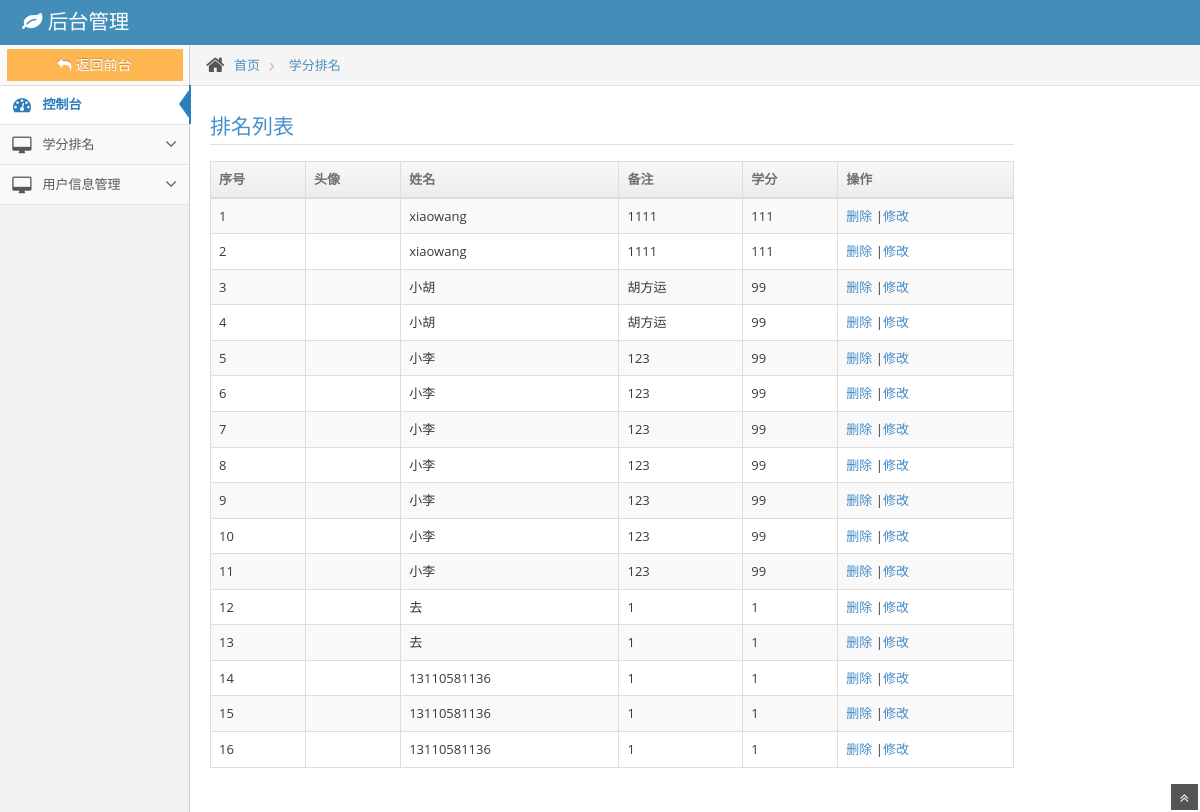
/, run on an earlier commit of the app's database.
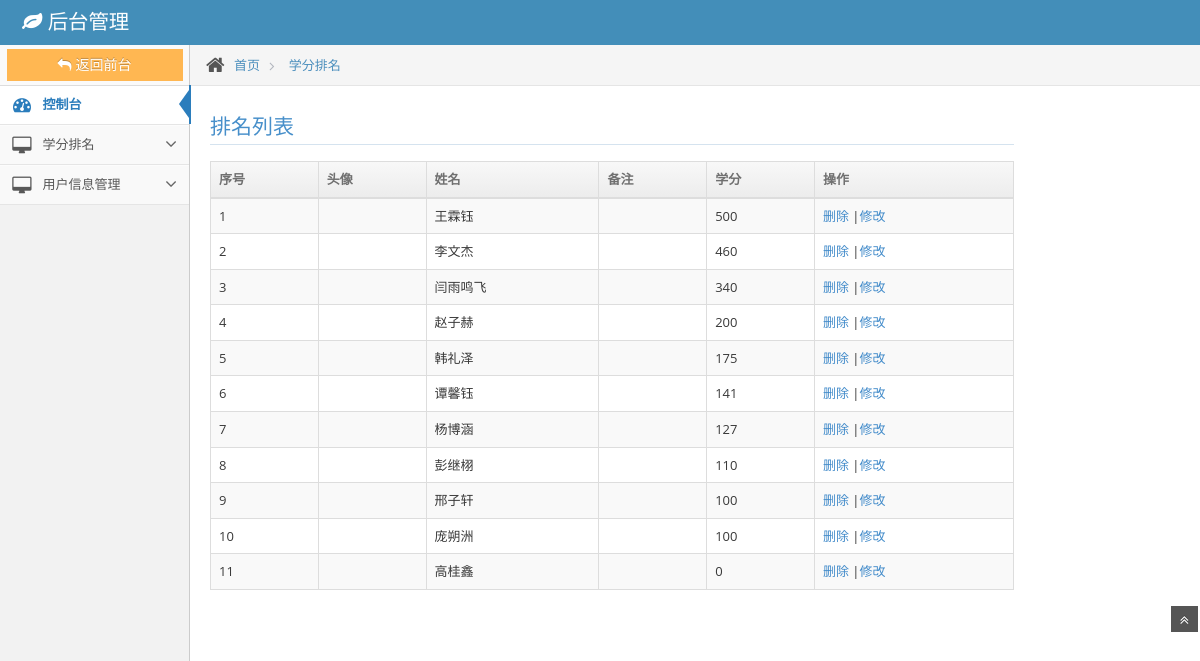
And on a later commit of the database.
### tables this page shows
CREATE TABLE IF NOT EXISTS `user_score` (
  `id` int(10) NOT NULL AUTO_INCREMENT,
  `username` varchar(60) NOT NULL COMMENT '姓名',
  `score` int(10) NOT NULL COMMENT '分数',
  `remark` varchar(80) NOT NULL COMMENT '备注',
  PRIMARY KEY (`id`)
);

### app/controllers/Home.php (called while the page is built, shortened)
<?php
class Home extends CI_Controller{
    public function __construct()
    {
        $this->load->helper('url','form');
        $this->load->library('form_validation');
        $this->load->model('score_model');
    }
    public function admin($page = 'index')
    {
        $data['score'] = $this->score_model->get_score($key=NULL);
        $data['score_items'] = $this->score_model->get_score($key);
        $this->load->view($page,$data);
    }
}

### index.php (called while the page is built, shortened)
<?php
require_once BASEPATH.'core/CodeIgniter.php';

### app/models/Score_model.php (called while the page is built, shortened)
<?php
class Score_model extends CI_Model
{
     public function get_score($id)
    {
        if($id=='')
        {
              $this->db->order_by('score', 'DESC');
              $query = $this->db->get('user_score');
              return $query->result_array();
        }else{
              $query = $this->db->get_where('user_score', array('id' => $id));
              return $query->row_array();
        }
    }
}

### app/views/index.php (the view, shortened to what this page needs)
<!DOCTYPE html>
<html lang="en">
	<head>
		<link href='<?php echo base_url().'public/assets/css/bootstrap.min.css'?>' rel="stylesheet" />
		<link rel="stylesheet" href='<?php echo base_url().'public/assets/css/font-awesome.min.css'?>' />
		<link rel="stylesheet" href='<?php echo base_url().'public/assets/css/ace.min.css'?>' />
	</head>
	<body>
		<div class="navbar navbar-default" id="navbar">
			<div class="navbar-container" id="navbar-container">
				<div class="navbar-header pull-left">
					<a href="#" class="navbar-brand">
						<small>
							<i class="icon-leaf"></i>
							后台管理
						</small>
					</a>
				</div>
			</div>
		</div>
		<div class="main-container" id="main-container">
			<div class="main-container-inner">
				<div class="sidebar" id="sidebar">
					<div class="sidebar-shortcuts" id="sidebar-shortcuts">
						<div class="sidebar-shortcuts-large" id="sidebar-shortcuts-large">
							<a class="btn btn-warning" href="http://shengdongts.com">
								<i class="icon-reply"></i>返回前台
							</a>
						</div>
					</div>
					<ul class="nav nav-list">
						<li class="active">
							<a href="#">
								<i class="icon-dashboard"></i>
								<span class="menu-text"> 控制台 </span>
							</a>
						</li>
						<li>
							<a href="#" class="dropdown-toggle">
								<i class="icon-desktop"></i>
								<span class="menu-text">学分排名</span>
								<b class="arrow icon-angle-down"></b>
							</a>
						</li>
						<li>
							<a href="#" class="dropdown-toggle">
								<i class="icon-desktop"></i>
								<span class="menu-text">用户信息管理</span>
								<b class="arrow icon-angle-down"></b>
							</a>
						</li>
					</ul>
				</div>
				<div class="main-content">
					<div class="breadcrumbs" id="breadcrumbs">
						<ul class="breadcrumb">
							<li>
								<i class="icon-home home-icon"></i>
								<a href="#">首页</a>
							</li>
							<li>
								<a href="#">学分排名</a>
							</li>
						</ul>
					</div>
					<div class="page-content">
						<div class="row">
							<div class="col-xs-10">
								<h3 class="header smaller lighter blue">排名列表</h3>
								<div class="table-responsive">
									<table id="sample-table-2" class="table table-striped table-bordered table-hover">
										<thead>
											<tr>
												<th>序号</th>
												<th>头像</th>
												<th>姓名</th>
												<th>备注</th>
												<th>学分</th>
												<th class="hidden-480">操作</th>
											</tr>
										</thead><?php $i=1;?>
										<tbody> <?php foreach ($score as $score_items): ?>
											<tr>
											<td><?php echo $i++;?></td>
											<td><img src="<?php echo $score_items['facelink']; ?>" width="40px"></td>
											<td><?php echo $score_items['username']; ?></td>
											<td><?php echo $score_items['remark']; ?></td>
											<td><?php echo $score_items['score']; ?></td>
											<td><a href="<?php echo site_url().'/home/deleteScore/'.$score_items['id']; ?>" onclick="return confirm('确定删除吗？')" class="tooltip-error" title="Delete">删除</a>
											|<a href="<?php echo site_url().'/home/updateScore/'.$score_items['id']; ?>" >修改</a>
											</td>
											</tr><?php endforeach; ?>
										</tbody>
									</table>
								</div>
					        </div>
				        </div>
					</div>
					<a href="#" id="btn-scroll-up" class="btn-scroll-up btn btn-sm btn-inverse">
						<i class="icon-double-angle-up icon-only bigger-110"></i>
					</a>
				</div>
	</body>
</html>

What changed in the data, as far as the page shows it:
removed user_score: username "xiaowang", remark "1111", score "111"
removed user_score: username "xiaowang", remark "1111", score "111"
removed user_score: username "小胡", remark "胡方运", score "99"
removed user_score: username "小胡", remark "胡方运", score "99"
removed user_score: username "小李", remark "123", score "99"
removed user_score: username "小李", remark "123", score "99"
removed user_score: username "小李", remark "123", score "99"
removed user_score: username "小李", remark "123", score "99"
removed user_score: username "小李", remark "123", score "99"
removed user_score: username "小李", remark "123", score "99"
removed user_score: username "小李", remark "123", score "99"
removed user_score: username "去", remark "1", score "1"
removed user_score: username "去", remark "1", score "1"
removed user_score: username "13110581136", remark "1", score "1"
removed user_score: username "13110581136", remark "1", score "1"
removed user_score: username "13110581136", remark "1", score "1"
added user_score: username "王霖钰", score "500"
added user_score: username "李文杰", score "460"
added user_score: username "闫雨鸣飞", score "340"
added user_score: username "赵子赫", score "200"
added user_score: username "韩礼泽", score "175"
added user_score: username "谭馨钰", score "141"
added user_score: username "杨博涵", score "127"
added user_score: username "彭继栩", score "110"
added user_score: username "邢子轩", score "100"
added user_score: username "庞朔洲", score "100"
added user_score: username "高桂鑫", score "0"
